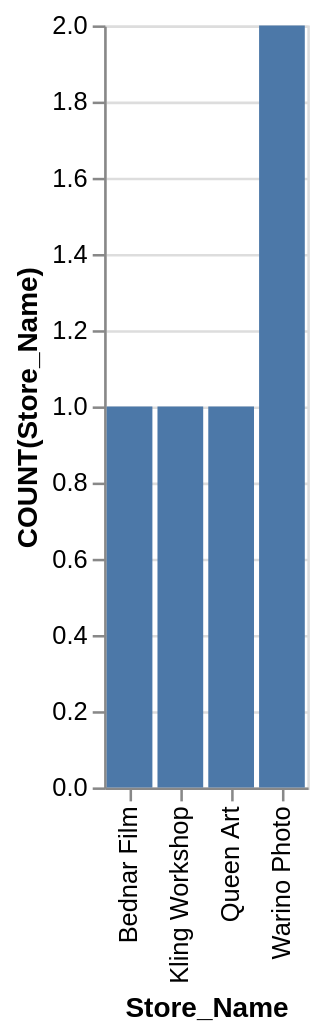

Here is the Vega-Lite specification saved for this chart:
### Vega-Lite specification from a JSON file in a GitHub repository (floating-point values rounded to 4 significant figures)
{"data": {"values": [{"x_data": "Bednar Film", "y_data": 1}, {"x_data": "Kling Workshop", "y_data": 1}, {"x_data": "Queen Art", "y_data": 1}, {"x_data": "Warino Photo", "y_data": 2}]}, "mark": "bar", "encoding": {"x": {"field": "x_data", "type": "nominal", "title": "Store_Name", "sort": {"op": "sum", "field": "y_data", "order": "ascending"}}, "y": {"field": "y_data", "type": "quantitative", "title": "COUNT(Store_Name)"}}}
